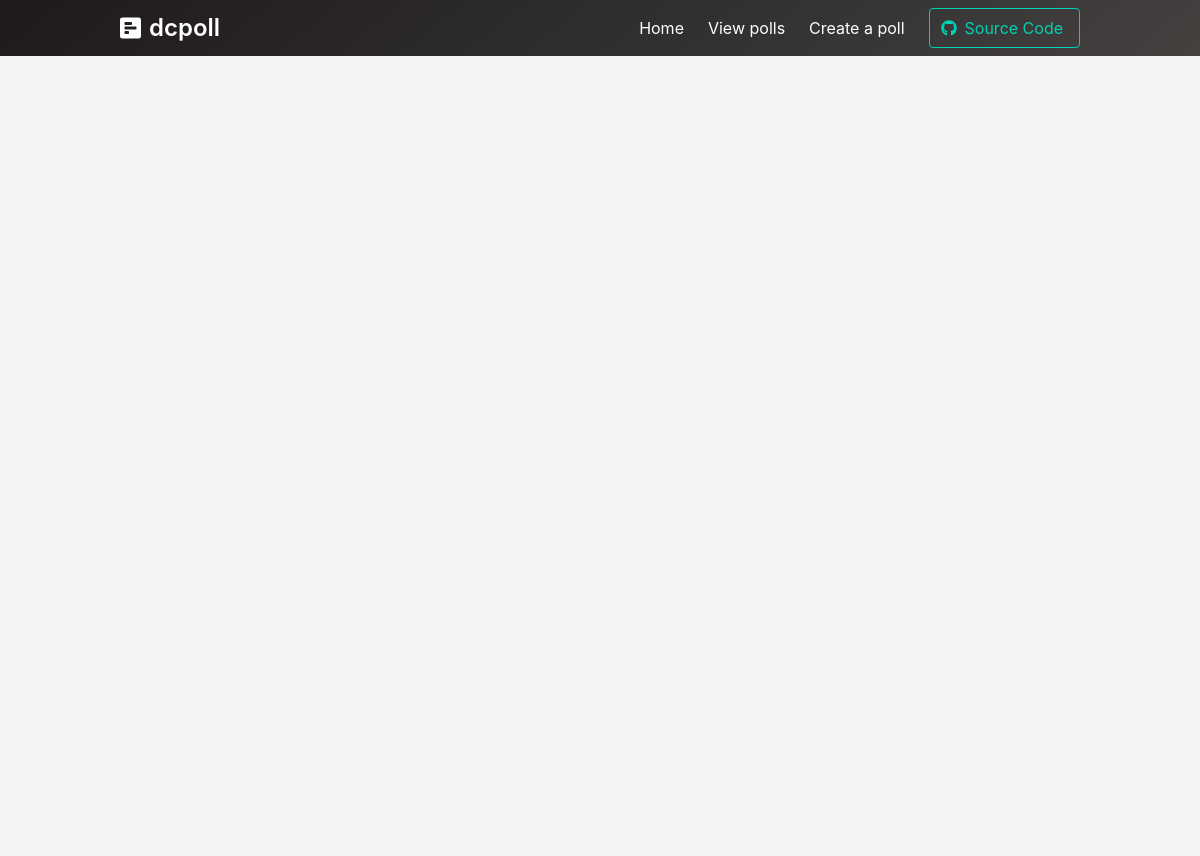
/polls/list/, run on an earlier commit of the app's database.
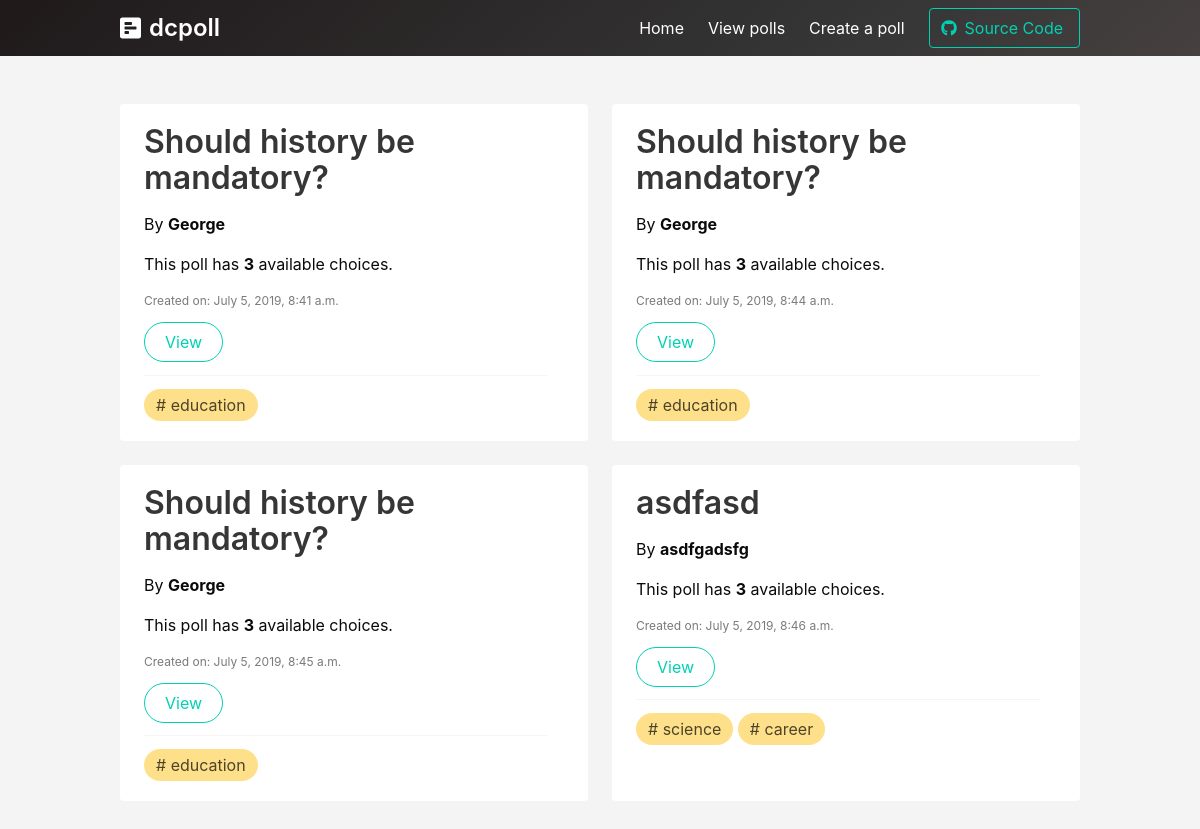
And on a later commit of the database.
### polls/models.py (models this page shows, shortened)
class Poll(models.Model):
    title = models.CharField(max_length=50, unique=True)
    tags = models.ManyToManyField(Tag)
    author = models.CharField(max_length=40)
    created_at = models.DateTimeField(auto_now_add=True)
    modified_at = models.DateTimeField(auto_now=True)

class Tag(models.Model):
    tag_name = models.CharField(max_length=50)
    created_at = models.DateTimeField(auto_now_add=True)
    modified_at = models.DateTimeField(auto_now=True)
    def __str__(self):
        return self.tag_name

### polls/views.py (the view)
# urls.py: path('polls/list/', polls_list, name='polls-list'),
def polls_list(request):
    polls = Poll.objects.all()
    paginator = Paginator(polls, 8)
    page = request.GET.get('page')
    data = paginator.get_page(page)
    context = {'title': 'Polls List Page',
               'data':data}
    return render(request, 'poll-list.html', context)

### templates/poll-list.html (shortened to what this page needs)
{% extends 'base.html' %}
{% block content %}
<section class="hero is-dark is-bold">
	{% include 'navbar.html' %}
</section>
<section class="section" style="min-height: 100vh; background-color: #f4f4f4;">
	<section class="container">
			<div class="columns is-multiline">
			{% for q in data %}
				<div class="column is-half-desktop is-half-tablet is-full" >
						<div class="notification is-white"style="height: 100%;">
							<div class="content">
							<h1>{{ q.title }}</h1>
							<p>By <strong>{{ q.author }}</strong></p>
							<p>This poll has <strong>{{ q.options.count }}</strong> available choices.</p>
							<p class="has-text-grey help">Created on: {{ q.created_at }}</p>
							<a class="is-rounded button is-primary is-outlined" href="{% url 'polls-view' q.id  %}">View</a>
							<hr style="margin: .8rem 0; height: 1px;">
							<p>
								{% for tag in q.tags.all %}
									<span class="tag is-rounded is-warning is-medium"># {{ tag }}</span>
								{% endfor %}
							</p>
						</div>
						</div>
					</div>
					{% endfor %}
				</div>
		</section>
	</section>
{% endblock %}

What changed in the data, as far as the page shows it:
added Poll: title "Should history be mandatory?", author "George", options.count "3", created_at "July 5, 2019, 8:41 a.m."
added Tag: tag_name "education"
added Poll: title "Should history be mandatory?", author "George", options.count "3", created_at "July 5, 2019, 8:44 a.m."
added Poll: title "Should history be mandatory?", author "George", options.count "3", created_at "July 5, 2019, 8:45 a.m."
added Poll: title "asdfasd", author "asdfgadsfg", options.count "3", created_at "July 5, 2019, 8:46 a.m."
added Tag: tag_name "science", shown under "asdfasd"
added Tag: tag_name "career", shown under "asdfasd"
